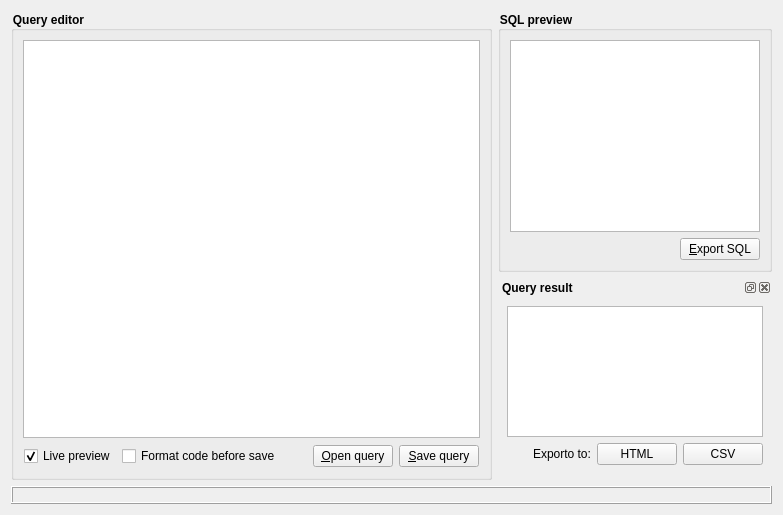
<?xml version="1.0" encoding="UTF-8"?>
<ui version="4.0">
 <class>Py2Sql_base</class>
 <widget class="QWidget" name="Py2Sql_base">
  <property name="geometry">
   <rect>
    <x>0</x>
    <y>0</y>
    <width>783</width>
    <height>515</height>
   </rect>
  </property>
  <property name="windowTitle">
   <string>Qt SQL Browser</string>
  </property>
  <layout class="QGridLayout" name="gridLayout">
   <item row="3" column="0" colspan="2">
    <widget class="QLabel" name="statuslabel">
     <property name="frameShape">
      <enum>QFrame::Box</enum>
     </property>
     <property name="frameShadow">
      <enum>QFrame::Raised</enum>
     </property>
     <property name="text">
      <string/>
     </property>
    </widget>
   </item>
   <item row="0" column="0" rowspan="3">
    <widget class="QGroupBox" name="queryEditorGroupBox">
     <property name="sizePolicy">
      <sizepolicy hsizetype="Expanding" vsizetype="Expanding">
       <horstretch>0</horstretch>
       <verstretch>0</verstretch>
      </sizepolicy>
     </property>
     <property name="maximumSize">
      <size>
       <width>16777215</width>
       <height>16777215</height>
      </size>
     </property>
     <property name="font">
      <font>
       <weight>75</weight>
       <bold>true</bold>
      </font>
     </property>
     <property name="styleSheet">
      <string notr="true">QGroupBox { font-weight: bold; }</string>
     </property>
     <property name="title">
      <string>Query editor</string>
     </property>
     <layout class="QVBoxLayout" name="verticalLayout">
      <item>
       <widget class="QTextEdit" name="queryEditor">
        <property name="sizePolicy">
         <sizepolicy hsizetype="Expanding" vsizetype="Expanding">
          <horstretch>0</horstretch>
          <verstretch>0</verstretch>
         </sizepolicy>
        </property>
        <property name="minimumSize">
         <size>
          <width>0</width>
          <height>0</height>
         </size>
        </property>
        <property name="baseSize">
         <size>
          <width>0</width>
          <height>120</height>
         </size>
        </property>
        <property name="font">
         <font>
          <family>Ubuntu</family>
          <pointsize>12</pointsize>
         </font>
        </property>
        <property name="sizeAdjustPolicy">
         <enum>QAbstractScrollArea::AdjustToContents</enum>
        </property>
       </widget>
      </item>
      <item>
       <layout class="QHBoxLayout" name="layoutQuerySourceActions">
        <property name="spacing">
         <number>6</number>
        </property>
        <property name="leftMargin">
         <number>1</number>
        </property>
        <property name="topMargin">
         <number>1</number>
        </property>
        <property name="rightMargin">
         <number>1</number>
        </property>
        <property name="bottomMargin">
         <number>1</number>
        </property>
        <item>
         <widget class="QCheckBox" name="livePreviewCheckBox">
          <property name="text">
           <string>Live preview</string>
          </property>
          <property name="checked">
           <bool>true</bool>
          </property>
         </widget>
        </item>
        <item>
         <widget class="QCheckBox" name="formatCodeBeforeSaveCheckBox">
          <property name="text">
           <string>Format code before save</string>
          </property>
         </widget>
        </item>
        <item>
         <spacer>
          <property name="orientation">
           <enum>Qt::Horizontal</enum>
          </property>
          <property name="sizeHint" stdset="0">
           <size>
            <width>40</width>
            <height>20</height>
           </size>
          </property>
         </spacer>
        </item>
        <item>
         <widget class="QPushButton" name="openQueryButton">
          <property name="text">
           <string>&amp;Open query</string>
          </property>
          <property name="icon">
           <iconset>
            <normaloff>./img/btn_open.png</normaloff>./img/btn_open.png</iconset>
          </property>
         </widget>
        </item>
        <item>
         <widget class="QPushButton" name="saveQueryButton">
          <property name="text">
           <string>&amp;Save query</string>
          </property>
          <property name="icon">
           <iconset>
            <normaloff>img/python.png</normaloff>img/python.png</iconset>
          </property>
          <property name="shortcut">
           <string>Ctrl+S</string>
          </property>
         </widget>
        </item>
       </layout>
      </item>
     </layout>
    </widget>
   </item>
   <item row="0" column="1">
    <widget class="QGroupBox" name="groupBox_2">
     <property name="styleSheet">
      <string notr="true">QGroupBox { font-weight: bold; }</string>
     </property>
     <property name="title">
      <string>SQL preview</string>
     </property>
     <layout class="QVBoxLayout" name="verticalLayout_2">
      <item>
       <widget class="QTextEdit" name="sqlPreviewr">
        <property name="font">
         <font>
          <family>FreeMono</family>
          <pointsize>12</pointsize>
         </font>
        </property>
        <property name="readOnly">
         <bool>true</bool>
        </property>
       </widget>
      </item>
      <item>
       <layout class="QHBoxLayout" name="horizontalLayout_2">
        <item>
         <spacer name="horizontalSpacer">
          <property name="orientation">
           <enum>Qt::Horizontal</enum>
          </property>
          <property name="sizeHint" stdset="0">
           <size>
            <width>40</width>
            <height>20</height>
           </size>
          </property>
         </spacer>
        </item>
        <item>
         <widget class="QPushButton" name="exportSqlPreviewButton">
          <property name="text">
           <string>&amp;Export SQL</string>
          </property>
          <property name="icon">
           <iconset>
            <normaloff>img/sql.png</normaloff>img/sql.png</iconset>
          </property>
          <property name="shortcut">
           <string>Ctrl+E</string>
          </property>
         </widget>
        </item>
       </layout>
      </item>
     </layout>
    </widget>
   </item>
   <item row="1" column="1">
    <widget class="QDockWidget" name="dockWidget">
     <property name="styleSheet">
      <string notr="true">QDockWidget {font-weight: bold; }</string>
     </property>
     <property name="floating">
      <bool>false</bool>
     </property>
     <property name="features">
      <set>QDockWidget::AllDockWidgetFeatures</set>
     </property>
     <property name="allowedAreas">
      <set>Qt::AllDockWidgetAreas</set>
     </property>
     <property name="windowTitle">
      <string>Query result</string>
     </property>
     <widget class="QWidget" name="dockWidgetContents">
      <layout class="QVBoxLayout" name="verticalLayout_4">
       <item>
        <widget class="QTableView" name="queryResultTableView">
         <property name="sizePolicy">
          <sizepolicy hsizetype="Expanding" vsizetype="Expanding">
           <horstretch>0</horstretch>
           <verstretch>0</verstretch>
          </sizepolicy>
         </property>
         <property name="maximumSize">
          <size>
           <width>16777215</width>
           <height>400</height>
          </size>
         </property>
         <property name="verticalScrollBarPolicy">
          <enum>Qt::ScrollBarAsNeeded</enum>
         </property>
         <property name="sizeAdjustPolicy">
          <enum>QAbstractScrollArea::AdjustToContentsOnFirstShow</enum>
         </property>
         <property name="alternatingRowColors">
          <bool>true</bool>
         </property>
         <property name="gridStyle">
          <enum>Qt::DashLine</enum>
         </property>
         <attribute name="horizontalHeaderCascadingSectionResizes">
          <bool>true</bool>
         </attribute>
        </widget>
       </item>
       <item>
        <layout class="QHBoxLayout" name="horizontalLayout">
         <item>
          <spacer name="horizontalSpacer_2">
           <property name="orientation">
            <enum>Qt::Horizontal</enum>
           </property>
           <property name="sizeHint" stdset="0">
            <size>
             <width>40</width>
             <height>20</height>
            </size>
           </property>
          </spacer>
         </item>
         <item>
          <widget class="QLabel" name="label">
           <property name="text">
            <string>Exporto to:</string>
           </property>
          </widget>
         </item>
         <item>
          <widget class="QPushButton" name="exportToHtmlButton">
           <property name="text">
            <string>HTML</string>
           </property>
           <property name="icon">
            <iconset>
             <normaloff>img/html.png</normaloff>img/html.png</iconset>
           </property>
          </widget>
         </item>
         <item>
          <widget class="QPushButton" name="exportToCSVButton">
           <property name="text">
            <string>CSV</string>
           </property>
           <property name="icon">
            <iconset>
             <normaloff>img/csv.png</normaloff>img/csv.png</iconset>
           </property>
          </widget>
         </item>
        </layout>
       </item>
      </layout>
     </widget>
    </widget>
   </item>
  </layout>
 </widget>
 <tabstops>
  <tabstop>queryEditor</tabstop>
  <tabstop>openQueryButton</tabstop>
  <tabstop>saveQueryButton</tabstop>
 </tabstops>
 <resources/>
 <connections/>
</ui>
